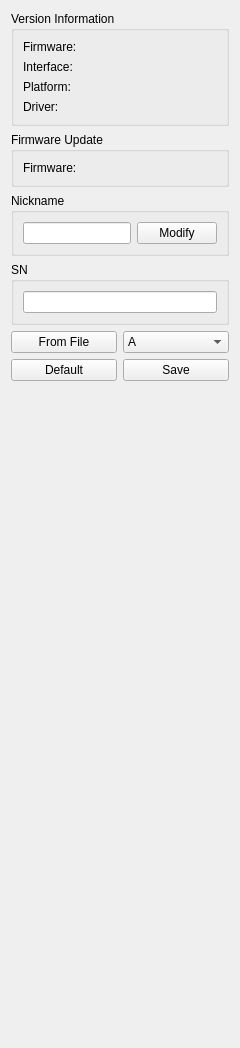
      <widget class="QWidget" name="tab_18">
       <attribute name="title">
        <string>Settings</string>
       </attribute>
       <layout class="QVBoxLayout" name="verticalLayout_12">
        <item>
         <widget class="QGroupBox" name="groupBox_2">
          <property name="title">
           <string>Version Information</string>
          </property>
          <layout class="QVBoxLayout" name="verticalLayout_21">
           <item>
            <layout class="QHBoxLayout" name="horizontalLayout_30">
             <item>
              <widget class="QLabel" name="label_9">
               <property name="text">
                <string>Firmware:</string>
               </property>
              </widget>
             </item>
             <item>
              <widget class="QLabel" name="label_firmware">
               <property name="text">
                <string/>
               </property>
              </widget>
             </item>
            </layout>
           </item>
           <item>
            <layout class="QHBoxLayout" name="horizontalLayout_31">
             <item>
              <widget class="QLabel" name="label_11">
               <property name="text">
                <string>Interface:</string>
               </property>
              </widget>
             </item>
             <item>
              <widget class="QLabel" name="label_interface">
               <property name="text">
                <string/>
               </property>
              </widget>
             </item>
            </layout>
           </item>
           <item>
            <layout class="QHBoxLayout" name="horizontalLayout_32">
             <item>
              <widget class="QLabel" name="label_34">
               <property name="text">
                <string>Platform:</string>
               </property>
              </widget>
             </item>
             <item>
              <widget class="QLabel" name="label_platform">
               <property name="text">
                <string/>
               </property>
              </widget>
             </item>
            </layout>
           </item>
           <item>
            <layout class="QHBoxLayout" name="horizontalLayout_45">
             <item>
              <widget class="QLabel" name="label_36">
               <property name="text">
                <string>Driver:</string>
               </property>
              </widget>
             </item>
             <item>
              <widget class="QLabel" name="label_driver">
               <property name="text">
                <string/>
               </property>
              </widget>
             </item>
            </layout>
           </item>
          </layout>
         </widget>
        </item>
        <item>
         <widget class="QGroupBox" name="groupBox_4">
          <property name="title">
           <string>Firmware Update</string>
          </property>
          <layout class="QVBoxLayout" name="verticalLayout_25">
           <item>
            <layout class="QHBoxLayout" name="horizontalLayout_46">
             <item>
              <widget class="QLabel" name="label_38">
               <property name="text">
                <string>Firmware:</string>
               </property>
              </widget>
             </item>
             <item>
              <widget class="QLabel" name="label_updatable">
               <property name="text">
                <string/>
               </property>
              </widget>
             </item>
            </layout>
           </item>
          </layout>
         </widget>
        </item>
        <item>
         <widget class="QGroupBox" name="groupBox_5">
          <property name="title">
           <string>Nickname</string>
          </property>
          <layout class="QVBoxLayout" name="verticalLayout_28">
           <item>
            <layout class="QHBoxLayout" name="horizontalLayout_49">
             <item>
              <widget class="QLineEdit" name="lineEdit_nickname"/>
             </item>
             <item>
              <widget class="QPushButton" name="pushButton_modifyNickname">
               <property name="text">
                <string>Modify</string>
               </property>
              </widget>
             </item>
            </layout>
           </item>
          </layout>
         </widget>
        </item>
        <item>
         <widget class="QGroupBox" name="groupBox_8">
          <property name="title">
           <string>SN</string>
          </property>
          <layout class="QVBoxLayout" name="verticalLayout_37">
           <item>
            <layout class="QHBoxLayout" name="horizontalLayout_50">
             <item>
              <widget class="QLineEdit" name="lineEdit_SN"/>
             </item>
            </layout>
           </item>
          </layout>
         </widget>
        </item>
        <item>
         <layout class="QHBoxLayout" name="horizontalLayout_14">
          <item>
           <widget class="QPushButton" name="pushButton_loadParamsFromFile">
            <property name="text">
             <string>From File</string>
            </property>
           </widget>
          </item>
          <item>
           <widget class="QComboBox" name="comboBox_params">
            <property name="currentIndex">
             <number>0</number>
            </property>
            <item>
             <property name="text">
              <string>A</string>
             </property>
            </item>
            <item>
             <property name="text">
              <string>B</string>
             </property>
            </item>
            <item>
             <property name="text">
              <string>C</string>
             </property>
            </item>
            <item>
             <property name="text">
              <string>D</string>
             </property>
            </item>
           </widget>
          </item>
         </layout>
        </item>
        <item>
         <layout class="QHBoxLayout" name="horizontalLayout_15">
          <item>
           <widget class="QPushButton" name="pushButton_resetParams">
            <property name="text">
             <string>Default</string>
            </property>
           </widget>
          </item>
          <item>
           <widget class="QPushButton" name="pushButton_saveParams">
            <property name="text">
             <string>Save</string>
            </property>
           </widget>
          </item>
         </layout>
        </item>
        <item>
         <spacer name="verticalSpacer_17">
          <property name="orientation">
           <enum>Qt::Vertical</enum>
          </property>
          <property name="sizeHint" stdset="0">
           <size>
            <width>20</width>
            <height>656</height>
           </size>
          </property>
         </spacer>
        </item>
       </layout>
      </widget>
